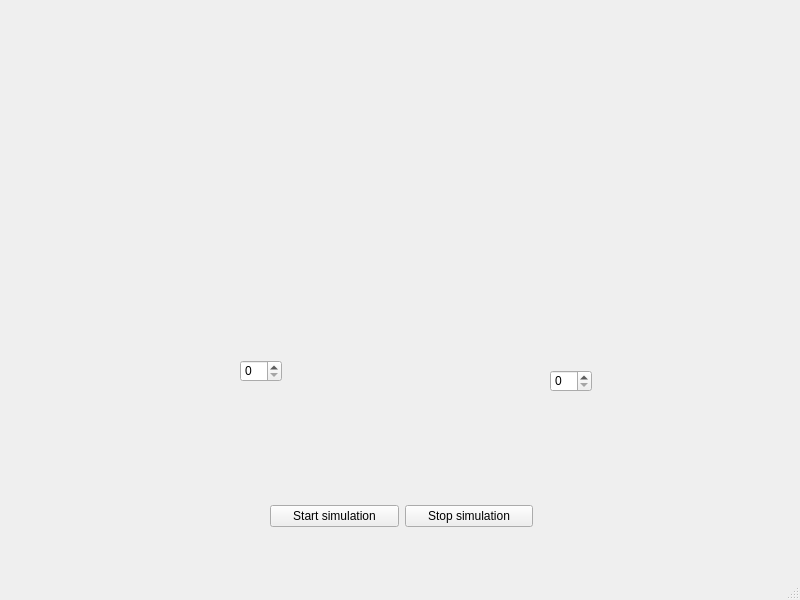
<?xml version="1.0" encoding="UTF-8"?>
<ui version="4.0">
 <class>MainWindow</class>
 <widget class="QMainWindow" name="MainWindow">
  <property name="geometry">
   <rect>
    <x>0</x>
    <y>0</y>
    <width>800</width>
    <height>600</height>
   </rect>
  </property>
  <property name="windowTitle">
   <string>MainWindow</string>
  </property>
  <widget class="QWidget" name="centralwidget">
   <widget class="QSpinBox" name="particleCountInput">
    <property name="geometry">
     <rect>
      <x>550</x>
      <y>370</y>
      <width>42</width>
      <height>22</height>
     </rect>
    </property>
   </widget>
   <widget class="QSpinBox" name="temperatureInput">
    <property name="geometry">
     <rect>
      <x>240</x>
      <y>360</y>
      <width>42</width>
      <height>22</height>
     </rect>
    </property>
   </widget>
   <widget class="QWidget" name="">
    <property name="geometry">
     <rect>
      <x>270</x>
      <y>500</y>
      <width>263</width>
      <height>32</height>
     </rect>
    </property>
    <layout class="QHBoxLayout" name="horizontalLayout">
     <item>
      <widget class="QPushButton" name="startButton">
       <property name="text">
        <string>Start simulation</string>
       </property>
      </widget>
     </item>
     <item>
      <widget class="QPushButton" name="stopButton">
       <property name="text">
        <string>Stop simulation</string>
       </property>
      </widget>
     </item>
    </layout>
   </widget>
  </widget>
  <widget class="QMenuBar" name="menubar">
   <property name="geometry">
    <rect>
     <x>0</x>
     <y>0</y>
     <width>800</width>
     <height>24</height>
    </rect>
   </property>
  </widget>
  <widget class="QStatusBar" name="statusbar"/>
 </widget>
 <resources/>
 <connections/>
</ui>
